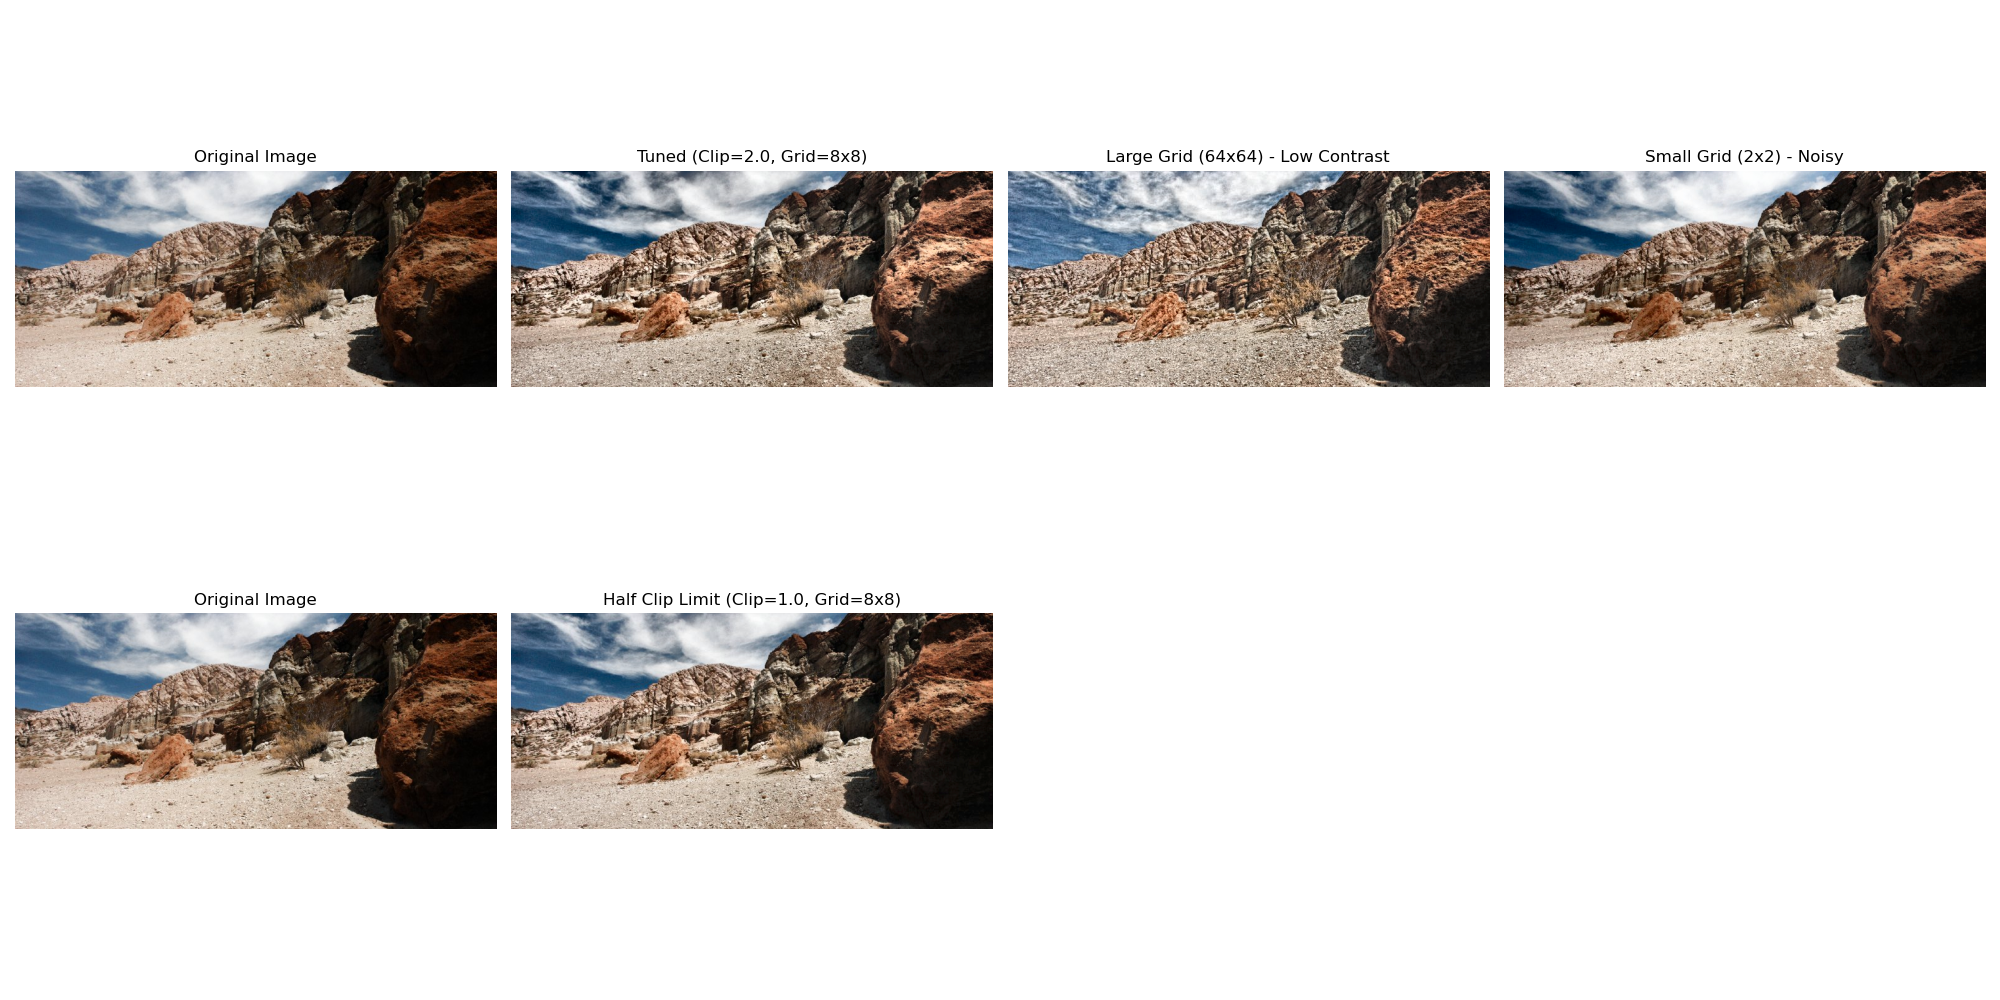

Python code for this plot:
import numpy as np
import matplotlib.pyplot as plt
import matplotlib.image as mpimg
import cv2 # Using OpenCV for a standard CLAHE implementation

# Load the input image
try:
    canyon_image = mpimg.imread('data/hist/canyon.png')
    # Ensure image is in uint8 format for OpenCV
    if canyon_image.dtype != np.uint8:
        canyon_image = (canyon_image * 255).astype(np.uint8)
except FileNotFoundError:
    print("Check the file path.")

# Convert to Lab color space for better luminance processing
canyon_lab = cv2.cvtColor(canyon_image, cv2.COLOR_RGB2Lab)
l_channel, a_channel, b_channel = cv2.split(canyon_lab)

def apply_clahe(l_in, a_in, b_in, clip_limit, grid_size):
    """
    Applies the CLAHE algorithm to the L channel and returns the resulting RGB image.
    """
    clahe = cv2.createCLAHE(clipLimit=clip_limit, tileGridSize=grid_size)
    l_out = clahe.apply(l_in)
    
    clahe_lab = cv2.merge((l_out, a_in, b_in))
    clahe_rgb = cv2.cvtColor(clahe_lab, cv2.COLOR_Lab2RGB)
    return clahe_rgb

# --- 1. Generate all the CLAHE results first ---

# Tuned Parameters
tuned_result = apply_clahe(l_channel, a_channel, b_channel, 
                           clip_limit=2.0, grid_size=(8, 8))

# Large Neighborhood
large_grid_result = apply_clahe(l_channel, a_channel, b_channel, 
                                clip_limit=2.0, grid_size=(64, 64))

# Small Neighborhood
small_grid_result = apply_clahe(l_channel, a_channel, b_channel, 
                                clip_limit=2.0, grid_size=(2, 2))

# Lower Clip Limit
low_clip_result = apply_clahe(l_channel, a_channel, b_channel, 
                              clip_limit=1.0, grid_size=(8, 8))

# --- 2. Create a single figure and plot all images ---

# Create a 2x4 grid of subplots
fig, axes = plt.subplots(2, 4, figsize=(20, 10))

# --- Row 1 ---

# Original Image
axes[0, 0].imshow(canyon_image)
axes[0, 0].set_title('Original Image')

# Tuned Result
axes[0, 1].imshow(tuned_result)
axes[0, 1].set_title('Tuned (Clip=2.0, Grid=8x8)')

# Large Grid Result
axes[0, 2].imshow(large_grid_result)
axes[0, 2].set_title('Large Grid (64x64) - Low Contrast')

# Small Grid Result
axes[0, 3].imshow(small_grid_result)
axes[0, 3].set_title('Small Grid (2x2) - Noisy')

# --- Row 2 ---

# The assignment asks for three additional comparisons, so we'll fill the second row
# We can show the original again for context if needed, or leave some blank.
# Here, we'll display the final result and leave others blank.

axes[1, 0].imshow(canyon_image)
axes[1, 0].set_title('Original Image')

axes[1, 1].imshow(low_clip_result)
axes[1, 1].set_title('Half Clip Limit (Clip=1.0, Grid=8x8)')

# Hide unused subplots
axes[1, 2].axis('off')
axes[1, 3].axis('off')


# --- Final Touches ---

# Turn off the axis ticks for all images
for ax in axes.ravel():
    ax.axis('off')

# Adjust layout to prevent titles from overlapping
plt.tight_layout()

# Show the single plot window
plt.show()
